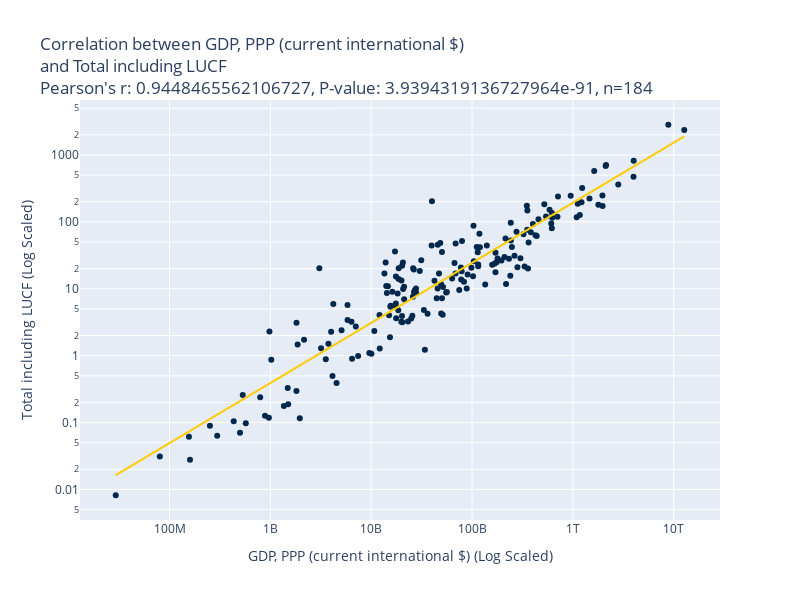

The code cell stored with this chart in its notebook:
### Code cell
years = 30
x = "GDP, PPP (current international $)"
y = "Total including LUCF"

df_xy, p_corr, p_pval, s_corr, s_pval = build_correlation_df(find_corr_df, years, x, y)
build_correlation_plot(df_xy, x, y, p_corr, p_pval, log_scale=True).show()

### Figure 1 — Plotly figure (JSON) as saved in the notebook; plotly's stock layout.template omitted (floating-point values rounded to 4 significant figures; data arrays with more than 128 entries replaced by an {"elided": "..."} marker saying what was removed)
{"data": [{"customdata": {"elided": "184x1 str values"}, "hovertemplate": "GDP, PPP (current international $) (Log Scaled)=%{x}<br>Total including LUCF (Log Scaled)=%{y}<br>country=%{customdata[0]}<extra></extra>", "legendgroup": "", "marker": {"color": "#00274C", "symbol": "circle"}, "mode": "markers", "name": "", "orientation": "v", "showlegend": false, "type": "scatter", "x": {"elided": "184 float values"}, "xaxis": "x", "y": {"elided": "184 float values"}, "yaxis": "y"}, {"hovertemplate": "<b>OLS trendline</b><br>log10(y) = 0.898446 * log10(x) + -8.49508<br>R<sup>2</sup>=0.872441<br><br>GDP, PPP (current international $) (Log Scaled)=%{x}<br>Total including LUCF (Log Scaled)=%{y} <b>(trend)</b><extra></extra>", "legendgroup": "", "line": {"color": "#FFCB05"}, "marker": {"color": "#00274C", "symbol": "circle"}, "mode": "lines", "name": "", "showlegend": false, "type": "scatter", "x": {"elided": "184 float values"}, "xaxis": "x", "y": {"elided": "184 float values"}, "yaxis": "y"}], "layout": {"height": 600, "legend": {"tracegroupgap": 0}, "title": {"text": "Correlation between GDP, PPP (current international $)<br>and Total including LUCF<br>Pearson's r: 0.9448465562106727, P-value: 3.9394319136727964e-91, n=184<br>"}, "width": 800, "xaxis": {"anchor": "y", "domain": [0, 1], "title": {"text": "GDP, PPP (current international $) (Log Scaled)"}, "type": "log"}, "yaxis": {"anchor": "x", "domain": [0, 1], "title": {"text": "Total including LUCF (Log Scaled)"}, "type": "log"}}}
